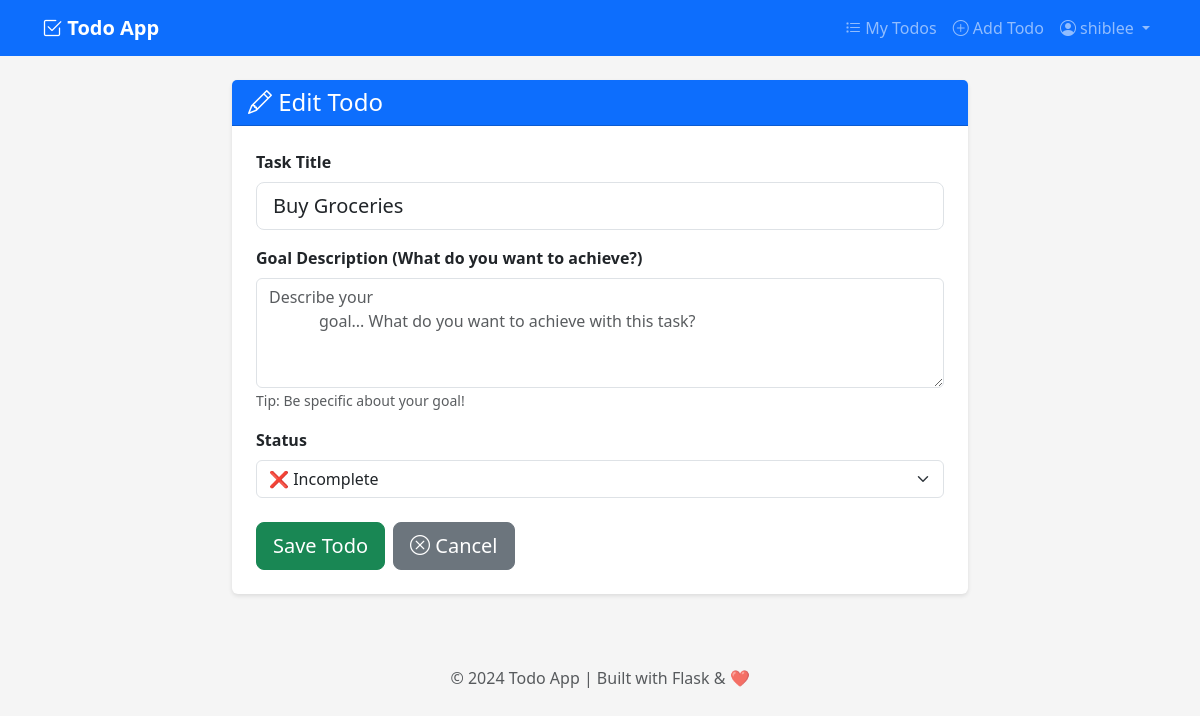
The app's page /todo/edit/2 (signed in) with its own data.
### app/models.py (models this page shows, shortened)
class User(UserMixin, db.Model):
    id = db.Column(db.Integer, primary_key=True)
    username = db.Column(db.String(80), unique=True, nullable=False)
    email = db.Column(db.String(120), unique=True, nullable=False)
    password_hash = db.Column(db.String(256), nullable=False)
    todos = db.relationship('Todo', backref='owner', lazy='dynamic', cascade='all, delete-orphan')

class Todo(db.Model):
    id = db.Column(db.Integer, primary_key=True)
    title = db.Column(db.String(200), nullable=False)
    description = db.Column(db.Text, nullable=True)
    status = db.Column(db.String(20), default='incomplete')
    created_at = db.Column(db.DateTime, default=datetime.utcnow)
    updated_at = db.Column(db.DateTime, default=datetime.utcnow, onupdate=datetime.utcnow)
    user_id = db.Column(db.Integer, db.ForeignKey('user.id'), nullable=False)

### app/routes.py (the view, shortened to what this page needs)
    @app.route('/todo/edit/<int:id>', methods=['GET', 'POST'])
    @login_required
    def edit_todo(id):
        todo = Todo.query.get_or_404(id)
        if todo.user_id != current_user.id:
            flash('Access denied!', 'danger')
            return redirect(url_for('todos'))
        form = TodoForm(obj=todo)
        return render_template('todo_form.html', form=form, title='Edit Todo')

### app/forms.py
class TodoForm(FlaskForm):
    title = StringField('Task Title', validators=[
        DataRequired(),
        Length(max=200, message='Title cannot exceed 200 characters')
    ])
    description = TextAreaField('Goal Description (What do you want to achieve?)')
    status = SelectField('Status', choices=[
        ('incomplete', '❌ Incomplete'),
        ('in_progress', '🔄 In Progress'),
        ('complete', '✅ Complete')
    ])
    submit = SubmitField('Save Todo')

### app/__init__.py (called while the page is built)
def create_app():
    app = Flask(__name__)
    app.config.from_object(Config)
    db.init_app(app)
    login_manager.init_app(app)
    login_manager.login_view = 'login'
    login_manager.login_message = 'Please log in to access this page.'
    login_manager.login_message_category = 'warning'
    @login_manager.user_loader
    def load_user(user_id):
        return User.query.get(int(user_id))
    with app.app_context():
        db.create_all()
        print("✅ Database tables created!")
    from app.routes import register_routes
    register_routes(app)
    return app

### app/templates/todo_form.html (shortened to what this page needs)
{% extends 'base.html' %} {% block title %}{{ title }} - Todo App{% endblock %}
{% block content %}
<div class="row justify-content-center">
  <div class="col-md-8">
    <div class="card">
      <div class="card-header bg-primary text-white">
        <h4 class="mb-0">
          <i
            class="bi bi-{% if 'Add' in title %}plus-circle{% else %}pencil{% endif %}"
          ></i>
          {{ title }}
        </h4>
      </div>
      <div class="card-body p-4">
        <form method="POST" novalidate>
          <div class="mb-3">
            {{ form.title.label(class="form-label fw-bold") }} {{
            form.title(class="form-control form-control-lg" + (" is-invalid" if
            form.title.errors else ""), placeholder="What do you need to do?")
            }}
          </div>
          <div class="mb-3">
            {{ form.description.label(class="form-label fw-bold") }} {{
            form.description(class="form-control" + (" is-invalid" if
            form.description.errors else ""), rows=4, placeholder="Describe your
            goal... What do you want to achieve with this task?") }}
            <small class="text-muted">Tip: Be specific about your goal!</small>
          </div>
          <div class="mb-4">
            {{ form.status.label(class="form-label fw-bold") }} {{
            form.status(class="form-select") }}
          </div>
          <div class="d-flex gap-2">
            {{ form.submit(class="btn btn-success btn-lg") }}
            <a href="{{ url_for('todos') }}" class="btn btn-secondary btn-lg">
              <i class="bi bi-x-circle"></i> Cancel
            </a>
          </div>
        </form>
      </div>
    </div>
  </div>
</div>
{% endblock %}

### app/templates/base.html (shortened to what this page needs)
<!doctype html>
<html lang="en">
  <head>
    <link
      href="https://cdn.jsdelivr.net/npm/bootstrap@5.3.2/dist/css/bootstrap.min.css"
      rel="stylesheet"
    />
    <link
      href="https://cdn.jsdelivr.net/npm/bootstrap-icons@1.11.1/font/bootstrap-icons.css"
      rel="stylesheet"
    />
  </head>
  <body>
    <nav class="navbar navbar-expand-lg navbar-dark bg-primary mb-4">
      <div class="container">
        <a class="navbar-brand" href="{{ url_for('index') }}">
          <i class="bi bi-check2-square"></i> Todo App
        </a>
        <div class="collapse navbar-collapse" id="navbarNav">
          <ul class="navbar-nav ms-auto">
            {% if current_user.is_authenticated %}
            <li class="nav-item">
              <a class="nav-link" href="{{ url_for('todos') }}">
                <i class="bi bi-list-task"></i> My Todos
              </a>
            </li>
            <li class="nav-item">
              <a class="nav-link" href="{{ url_for('add_todo') }}">
                <i class="bi bi-plus-circle"></i> Add Todo
              </a>
            </li>
            <li class="nav-item dropdown">
              <a
                class="nav-link dropdown-toggle"
                href="#"
                data-bs-toggle="dropdown"
              >
                <i class="bi bi-person-circle"></i> {{ current_user.username }}
              </a>
            </li>
            {% endif %}
          </ul>
        </div>
      </div>
    </nav>
    <div class="container">
      {% block content %}{% endblock %}
    </div>
    <footer class="text-center text-muted py-4 mt-5">
      <p>&copy; 2024 Todo App | Built with Flask & ❤️</p>
    </footer>
  </body>
</html>

### app/templates/base.html (style rules this page uses)
body { background-color: #f5f5f5; min-height: 100vh; }
.navbar-brand { font-weight: bold; }
.card { box-shadow: 0 2px 4px rgba(0, 0, 0, 0.1); border: none; transition: transform 0.2s; }

### records on screen
User: username "shiblee"
Todo: title "Buy Groceries", status "❌ Incomplete"

### other values on screen
{{ title }} "Edit Todo"
